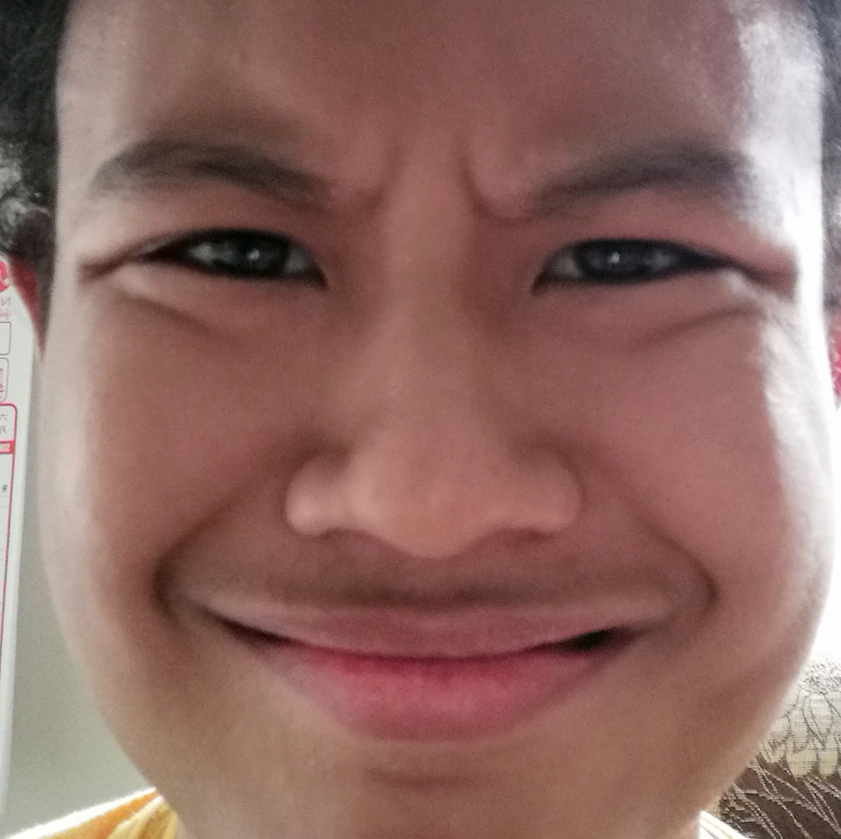
#> input picture atom.png, 841 x 839 px, shrunk from 1440 x 1438 before the run
$ python classwork3.py
#> lines starting #> are read from the running program, lines starting #| are printed output that depends on the picture; after the words box and inside, x2 and y2 are one past the last pixel; in counts of white or black regions, pixels touching at a corner belong together
import cv2 as cv
import random

img = cv.imread('atom.png', cv.IMREAD_GRAYSCALE)
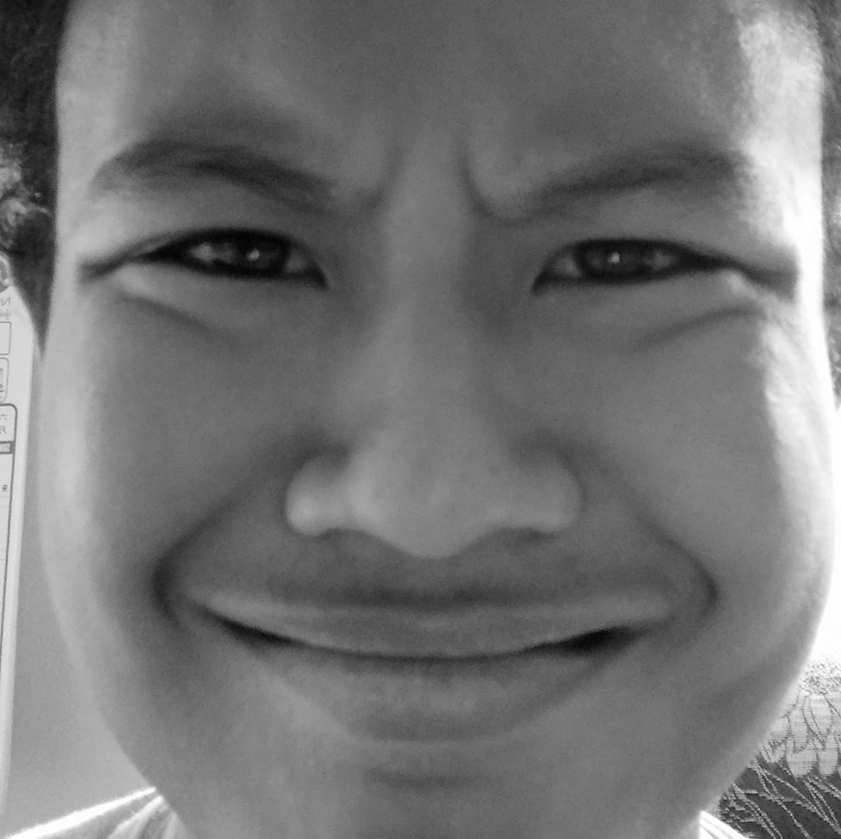
#> img: shape (839, 841); min 1, max 255, mean 116

density_salt = 0.1
density_pepper = 0.1

# Set number of white pixels (salt)
number_of_white_pixel = int(density_salt * (img.shape[0] * img.shape[1]))
#> number_of_white_pixel = 70559

# Add salt to the image
for i in range(number_of_white_pixel):
    y_coord = random.randint(0, img.shape[0] - 1)
    x_coord = random.randint(0, img.shape[1] - 1)
    img[y_coord][x_coord] = 255
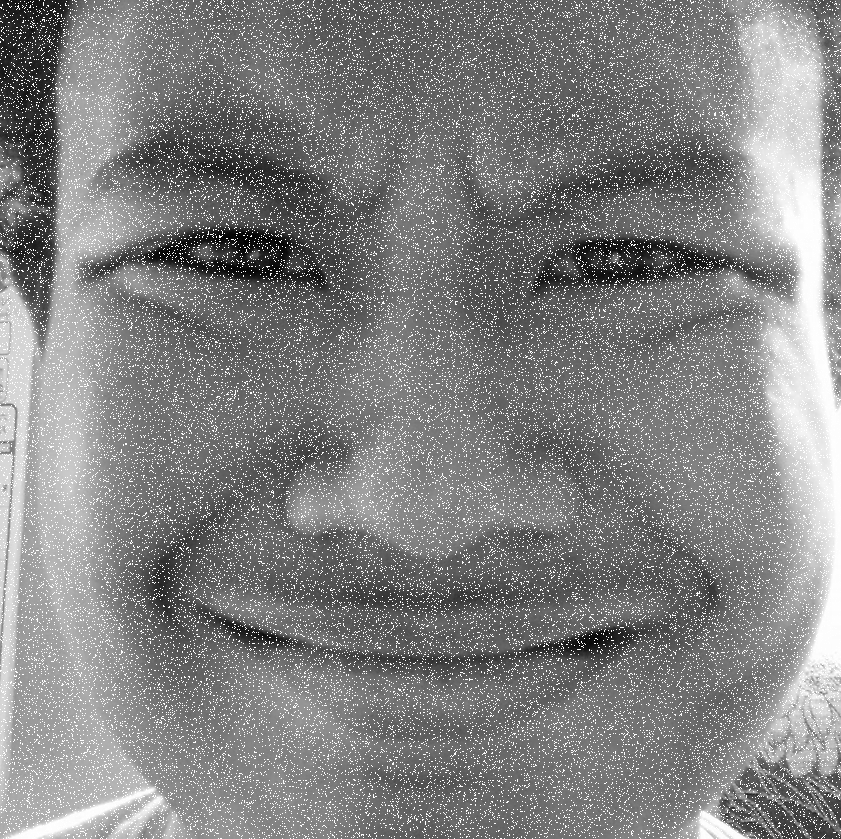
#> img: shape (839, 841); 9.51% of pixels changed, all inside (x1, y1, x2, y2) = (0, 0, 841, 839)

# Set number of black pixels (pepper)
number_of_black_pixel = int(density_pepper * (img.shape[0] * img.shape[1]))
#> number_of_black_pixel = 70559

# Add pepper to the image
for i in range(number_of_black_pixel):
    y_coord = random.randint(0, img.shape[0] - 1)
    x_coord = random.randint(0, img.shape[1] - 1)
    img[y_coord][x_coord] = 0
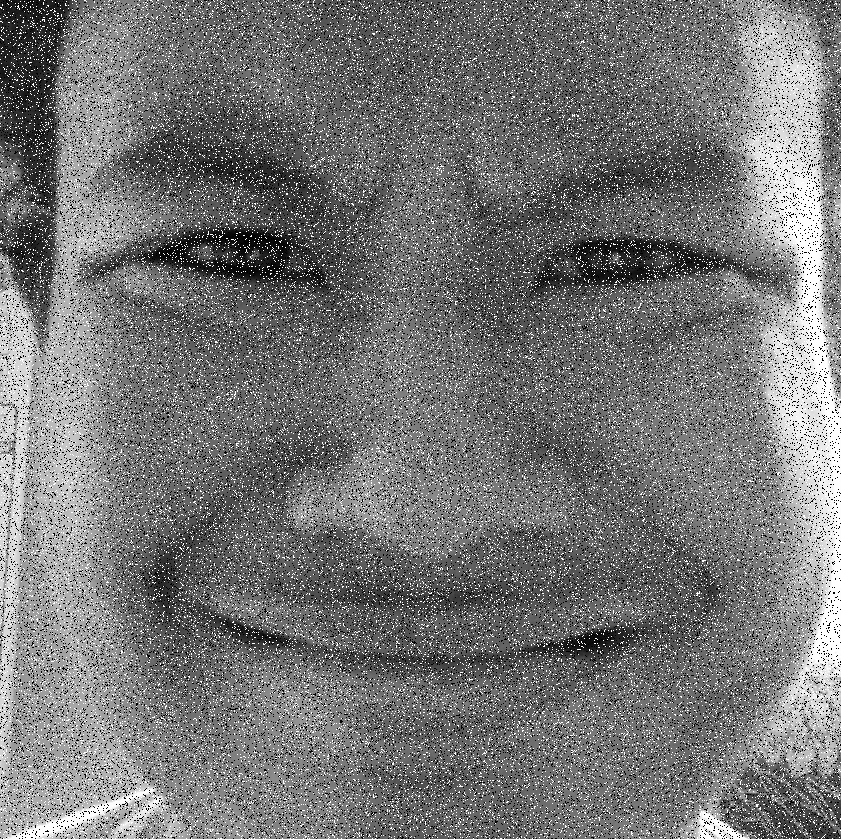
#> img: shape (839, 841); 9.51% of pixels changed, all inside (x1, y1, x2, y2) = (0, 0, 841, 839)

# Apply median filter to reduce noise
filtered_img = cv.medianBlur(img, 5)
cv.imwrite('atom clean.png',filtered_img)

# check picture
noise_not_remove = filtered_img - img
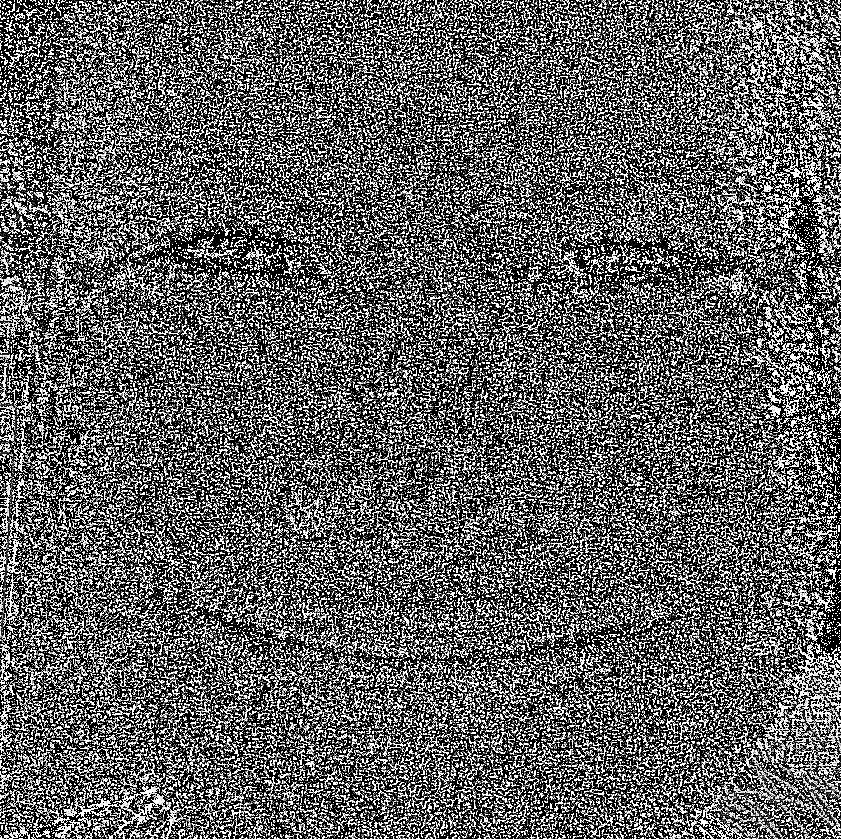
#> noise_not_remove: shape (839, 841); min 0, max 255, mean 97.7
cv.imwrite('check_picture.png',noise_not_remove)
